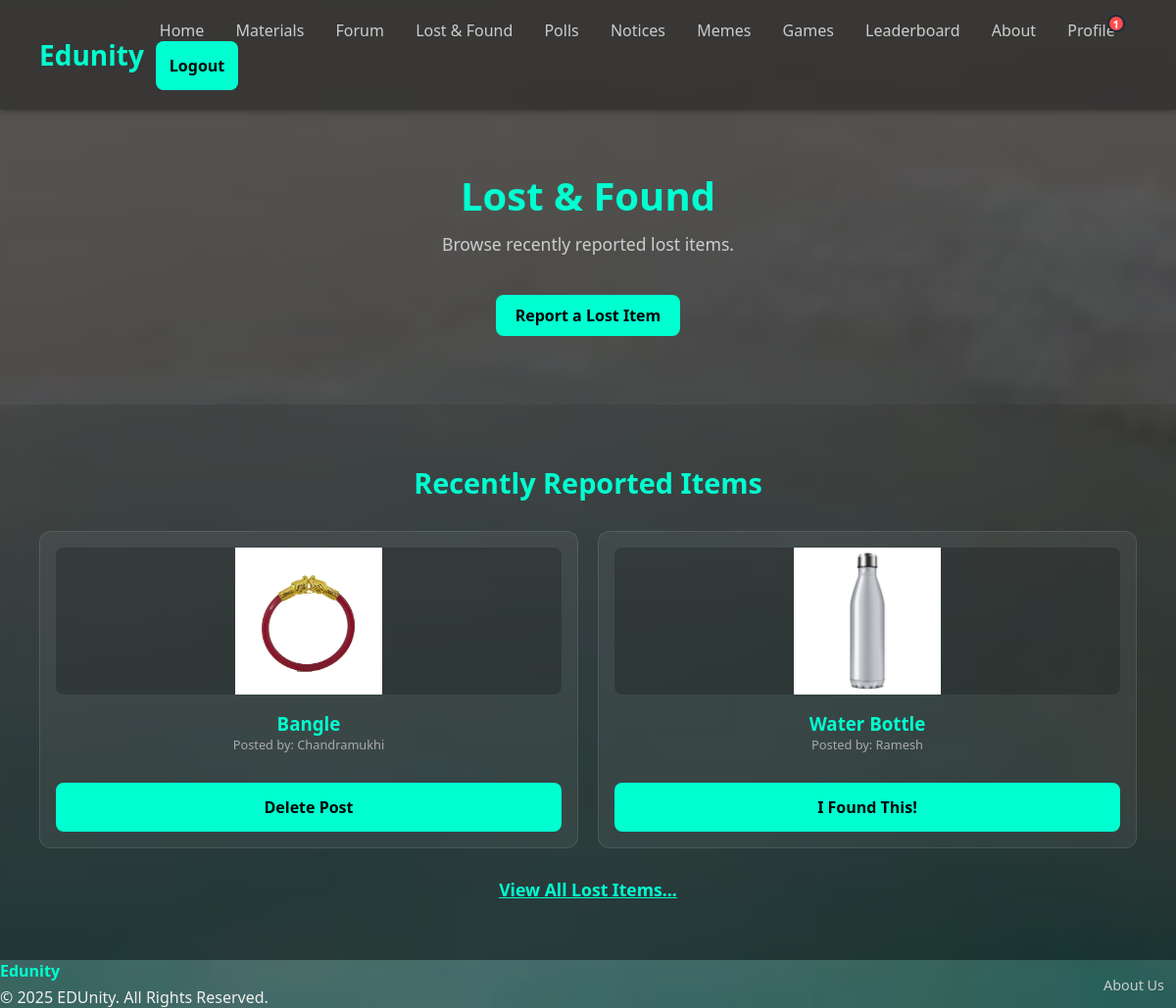
Page /lost-and-found/ (signed in) on the committed database.
### lostandfound/models.py (models this page shows, shortened)
class LostItem(models.Model):
    STATUS_CHOICES = [
        ('Lost', 'Lost'),
        ('Found', 'Found'),
    ]
    item_name = models.CharField(max_length=200)
    description = models.TextField()
    image = models.ImageField(upload_to='lost_items/', blank=True, null=True)
    last_known_location = models.CharField(max_length=200, blank=True)
    contact_info = models.CharField(max_length=200, help_text="Enter your phone number or email.")
    status = models.CharField(max_length=10, choices=STATUS_CHOICES, default='Lost')
    reported_by = models.ForeignKey(User, on_delete=models.CASCADE)
    reported_at = models.DateTimeField(auto_now_add=True)
    class Meta:
        ordering = ['-reported_at']

### lostandfound/views.py (the view)
# urls.py: path('', views.lostandfound_home_view, name='lost_and_found'),
@login_required
def lostandfound_home_view(request):
    recent_items = LostItem.objects.filter(status='Lost')[:6]
    context = { 'recent_items': recent_items }
    return render(request, 'lostandfound/lost-and-found.html', context)

### core/context_processors.py (called while the page is built)
def notification_processor(request):
    if request.user.is_authenticated:
        friend_request_count = FriendRequest.objects.filter(to_user=request.user).count()
        unread_notification_count = Notification.objects.filter(recipient=request.user, is_read=False).count()
        total_notifications = friend_request_count + unread_notification_count
        return {'total_notifications': total_notifications}
    return {}

### templates/lostandfound/lost-and-found.html (shortened to what this page needs)
{% extends 'base.html' %}
{% block content %}
  <section class="hero">
    <h1>Lost & Found</h1>
    <p>Browse recently reported lost items.</p>
    <div class="buttons" style="margin-top: 20px;">
        <a href="{% url 'report_lost' %}" style="background-color: #00ffd0; color: #000; text-decoration: none; padding: 10px 20px; border-radius: 8px; font-weight: bold;">Report a Lost Item</a>
    </div>
  </section>
  <section class="lost-items">
    <h2>Recently Reported Items</h2>
    <div class="item-grid">
  {% for item in recent_items %}
    <div class="item-card">
      {% if item.image %}
        <a href="{% url 'item_detail' item.id %}"><img src="{{ item.image.url }}" alt="{{ item.item_name }}"></a>
      {% else %}
        <a href="{% url 'item_detail' item.id %}"><img src="https://placehold.co/200x150/000000/00ffd0?text=Item" alt="No image"></a>
      {% endif %}
      <h3><a href="{% url 'item_detail' item.id %}" class="item-title-link">{{ item.item_name }}</a></h3>
      <p class="item-author">Posted by: {{ item.reported_by.username }}</p>
      <div class="item-card-actions">
        {% if item.reported_by == request.user %}
          <form action="{% url 'delete_lost_item' item.id %}" method="post">
            <button type="submit" class="friend-btn remove-friend">Delete Post</button>
          </form>
        {% else %}
          <form action="{% url 'found_item' item.id %}" method="post">
            <button type="submit" class="found-btn">I Found This!</button>
          </form>
        {% endif %}
      </div>
    </div>
  {% empty %}
    <p style="color: #ccc;">No lost items have been reported recently.</p>
  {% endfor %}
</div>
    <div style="text-align: center; margin-top: 30px;">
        <a href="{% url 'all_lost_items' %}" style="color: #00ffd0; font-size: 1.1rem; font-weight: bold;">View All Lost Items...</a>
    </div>
  </section>
{% endblock %}

### static/css/index.css (style rules this page uses)
* { margin: 0; padding: 0; box-sizing: border-box; font-family: 'Segoe UI', sans-serif; }
body { background-image: url("/static/images/backgroundMAIN.JPG"); background-size: cover; background-repeat: no-repeat; background-attachment: fixed; background-position: center; color: #f0f0f0; display: flex; flex-direction: column; min-height: 100vh; }
.hero { text-align: center; padding: 100px 20px; background-color: rgba(0, 0, 0, 0.5); backdrop-filter: blur(4px); }
.hero h1 { font-size: 3rem; color: #ffffff; }
.hero p { font-size: 1.25rem; margin: 10px 0 30px; color: #dddddd; }
.hero .buttons a { display: inline-block; margin: 10px; padding: 12px 24px; background-color: #00bfa5; color: #000; border-radius: 25px; text-decoration: none; font-weight: bold; transition: background-color 0.3s; }
body { background-image: url("/static/images/backgroundMAIN.JPG"); background-size: cover; background-attachment: fixed; background-position: center; color: #f0f0f0; }
.hero { text-align: center; padding: 60px 20px; background-color: rgba(0, 0, 0, 0.4); backdrop-filter: blur(4px); }
.hero h1 { font-size: 2.5rem; color: #00ffd0; }
.hero p { font-size: 1.1rem; color: #ccc; }
form { display: flex; flex-direction: column; gap: 16px; }
button[type="submit"] { padding: 14px; background-color: #00ffd0; color: #000; border: none; border-radius: 8px; font-weight: bold; font-size: 1rem; cursor: pointer; transition: background-color 0.3s; }
* { box-sizing: border-box; font-family: 'Segoe UI', sans-serif; }
button[type="submit"] { padding: 12px; background-color: #00ffd0; color: #000; border: none; border-radius: 8px; font-weight: bold; cursor: pointer; transition: background-color 0.3s; }
.lost-items { padding: 60px 40px; text-align: center; background-color: rgba(0, 0, 0, 0.45); backdrop-filter: blur(5px); }
.lost-items h2 { font-size: 1.8rem; color: #00ffd0; margin-bottom: 30px; }
.item-grid { display: grid; grid-template-columns: repeat(auto-fit, minmax(220px, 1fr)); gap: 20px; }
.item-card { background: rgba(255, 255, 255, 0.05); border: 1px solid rgba(255, 255, 255, 0.1); border-radius: 12px; padding: 16px; text-align: center; color: #fff; display: flex; flex-direction: column; }
.item-card img { width: 100%; height: 150px; object-fit: contain; border-radius: 8px; margin-bottom: 12px; background-color: rgba(0, 0, 0, 0.2); }
.item-card h3 { color: #00ffd0; }
.found-btn { margin-top: auto; background-color: #00ffd0; color: #000; border: none; padding: 10px 16px; border-radius: 6px; cursor: pointer; font-weight: bold; transition: background 0.3s; text-decoration: none; display: inline-block; }
form { display: flex; flex-direction: column; gap: 18px; }
body { background-image: url("/static/images/backgroundMAIN.JPG"); background-size: cover; background-position: center; background-attachment: fixed; color: #f0f0f0; }
form { display: flex; flex-direction: column; gap: 14px; }
.friend-btn { width: 100%; margin-top: 20px; padding: 12px; border-radius: 8px; font-weight: bold; font-size: 1rem; cursor: pointer; border: none; transition: all 0.3s; }
.remove-friend { background-color: #444; color: #ccc; border: 1px solid #666; }
.item-card { display: flex; flex-direction: column; height: 100%; }
.item-title-link { text-decoration: none; color: #00ffd0; }
.item-author { font-size: 0.8rem; color: #aaa; margin-bottom: 10px; }
.item-card-actions { margin-top: auto; }
.item-card-actions .found-btn, .item-card-actions .friend-btn { width: 100%; }

### rows in the picture
LostItem: image (picture), item_name "Bangle", reported_by.username "Chandramukhi", shows "Delete Post"
LostItem: image (picture), item_name "Water Bottle", reported_by.username "Ramesh", shows "I Found This!"

### other values in the picture
{{ total_notifications }} "1"
